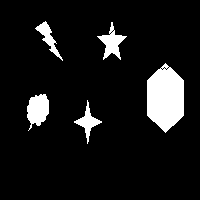
%> input picture Homework/Connected-Component-Analysis/img1.bmp, 200 x 200 px
$ octave --eval "result = autoAdjust(imread('../../Connected-Component-Analysis/img1.bmp'));"   (GNU Octave 9; MATLAB toolbox functions it lacks are replaced by stand-ins)
%> lines starting %> are read from the running program, lines starting %| are printed output that depends on the picture; in (x1, y1, x2, y2) boxes, pixels count from 0 and x2, y2 are one past the last pixel; in counts of white or black regions, pixels touching at a corner belong together; the program's own positions count from 1
### Homework/Intensity-Adjust/src/gammaAdjust.m
function outputImg = gammaAdjust(img, gamma)
%> called with gamma = 0
    img = im2double(img);
%> img: size 200x200 double; values 0 (black) and 1 (white), 8.9% white; 5 white regions, box (x1, y1, x2, y2) and area: (147, 63, 184, 133) 1942, (27, 94, 49, 131) 555, (97, 22, 127, 60) 427, (74, 100, 102, 144) 328, (35, 21, 63, 61) 306
    outputImg = uint8(255 * img .^ gamma);
%> outputImg: size 200x200 uint8; every value is 255
end

### Image-denoise-and-edge-detection/edgeDetection.m
function output = edgeDetection(inputImg, s, sigma, threshold)
%> called with s = 5, sigma = 1, threshold = [0.1 0.2]
    % canny edge detection
    % Gaussian filter
    inputImg = double(inputImg) / 255;
%> inputImg: size 200x200 double; every value is 1
    H = fspecial('gaussian', s, sigma);
    B = imfilter(inputImg, H);
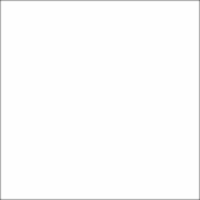
%> B: size 200x200 double; min 0.492, max 1, mean 0.993
    % finding the intensity gradient of the image
    Gx_H = fspecial('sobel')';
    Gy_H = fspecial('sobel');
    Gx = imfilter(B, Gx_H);
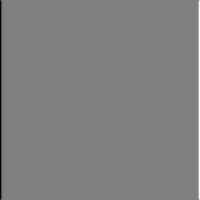
%> Gx: size 200x200 double; min -3.78, max 3.78, mean 1.96e-16; drawn with min black and max white
    Gy = imfilter(B, Gy_H);
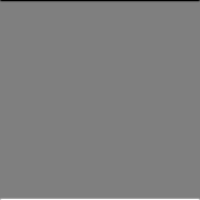
%> Gy: size 200x200 double; min -3.78, max 3.78, mean 0; drawn with min black and max white
    G = sqrt(Gx .^ 2 + Gy .^ 2);
    Theta = atan2(Gy, Gx);
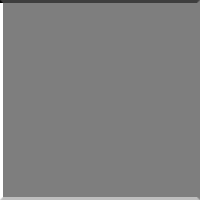
%> Theta: size 200x200 double; min -3.11, max 3.14, mean 0.0457; drawn with min black and max white
    dir = angleDiscrete(Theta);
%> in angleDiscrete, `direction = mod(floor(4 * theta / pi), 4);`:
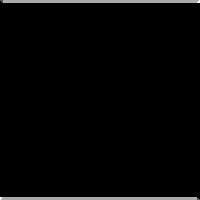
%> direction: size 200x200 double; min 0, max 3, mean 0.0597; drawn with min black and max white

    dir = padarray(dir, [1, 1], nan);
    G = padarray(G, [1, 1], nan);
%> G: size 202x202 double
    tmp_G = zeros(size(G));
    % Non-maximum suppression
    for i = 2 : size(G, 1) - 1
        for j = 2 : size(G, 2) - 1
            switch dir(i, j)
                case 0
                    if G(i, j) < G(i, j + 1) || G(i, j) < G(i, j - 1)
                        tmp_G(i, j) = 0;
                    else
                        tmp_G(i, j) = G(i, j);
                    end
                case 1
                    if G(i, j) < G(i + 1, j + 1) || G(i, j) < G(i - 1, j - 1)
                        tmp_G(i, j) = 0;
                    else
                        tmp_G(i, j) = G(i, j);
                    end
                case 2
                    if G(i, j) < G(i + 1, j) || G(i, j) < G(i - 1, j)
                        tmp_G(i, j) = 0;
                    else
                        tmp_G(i, j) = G(i, j);
                    end
                case 3
                    if G(i, j) < G(i + 1, j - 1) || G(i, j) < G(i - 1, j + 1)
                        tmp_G(i, j) = 0;
                    else
                        tmp_G(i, j) = G(i, j);
                    end
            end
        end
    end
    G = tmp_G;
    % double threshold
    week = (G > threshold(1)) .* (G < threshold(2));
%> week: size 202x202 double; every value is 0
    strong = G > threshold(2);
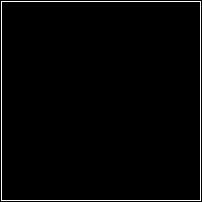
%> strong: size 202x202 logical; 2% white in thin lines or dots

    % edge tracking
    for i = 1 : size(G, 1)
        for j = 1 : size(G, 2)
            if week(i, j)
                if strong(i, j + 1) || strong(i, j - 1) || strong(i - 1, j) || strong(i + 1, j) || ...
                        strong(i + 1, j + 1) || strong(i + 1, j - 1) || strong(i - 1, j - 1) || strong(i - 1, j + 1)
                    G(i, j) = threshold(2);
                end
            end
        end
    end
    G = G(2 : size(G, 1) - 1, 2 : size(G, 2));
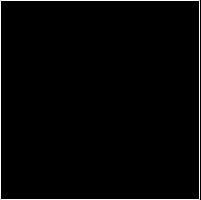
%> G: size 200x201 double; min 0, max 3.78, mean 0.0748; drawn with min black and max white
    output = G > threshold(2);
%> output: size 200x201 logical; 2% white in thin lines or dots
%> in autoAdjust, `Omega = (imfilter(Omega, h) > 0.3) .* Omega;`: Omega: size 200x201 double; every value is 0
end

% get discrete gradient direction
function direction = angleDiscrete(theta)
    if theta < 0, theta = theta + 2 * pi; end
    direction = mod(floor(4 * theta / pi), 4);
end

### Homework/Connected-Component-Analysis/get_connected_domain.m
% author: Zhao Wenliang
% function get_connected_domain
% input:
%   filename: a string of the name of the picture, e.g. 'img1.bmp'
%   type: connectivity type, must be 4 or 8
% output:
%   n: the number of connected domain
%   pix: the number pixels in each connected domain

function [n, pix] = get_connected_domain(filename, connect_type)
    % visit flag
    global flag;
    % neighbor position difference
    global nbr_dp;
    % graph
    global G;
    % size
    global s;
    % pixel count
    global n_pixel;
    % connectivity type
    global c_type;
    % initial
    c_type = connect_type;
    n = 0;
%> the run ends on the next line
    G = imread(filename) / 255;
    s = size(G);
    flag = zeros(s);
    nbr_dp = [ -1,  0;
                1,  0;
                0,  1;
                0, -1;
               -1, -1;
                1, -1;
                1,  1;
               -1,  1;];
    pix = zeros(1, ceil(numel(G) / 2));
    % main loop
    for i = 1 : s(1)
        for j = 1 : s(2)
            if flag(i, j) == 0 && G(i, j) == 1 % new domain found
                n = n + 1;
                flag(i, j) = 1;
                n_pixel = 1;
                DFS(i, j); % DFS to find the whole domain
                pix(n) = n_pixel;
            end
        end
    end
    pix = sort(pix(1:n));
end

### Homework/Intensity-Adjust/src/autoAdjust.m
function outputImg = autoAdjust(img)
    max_edges = 0;
    h = fspecial('average', 3);
    for gamma = 0 : 0.1 : 2
        tmp = gammaAdjust(img, gamma);
        Omega = edgeDetection(tmp, 5, 1, [0.1 0.2]);
        Omega = (imfilter(Omega, h) > 0.3) .* Omega;
        n = get_connected_domain(Omega, 8);
        if max_edges < n
            max_edges = n;
            best_gamma = gamma;
        end
    end
    outputImg = gammaAdjust(img, best_gamma);
end
